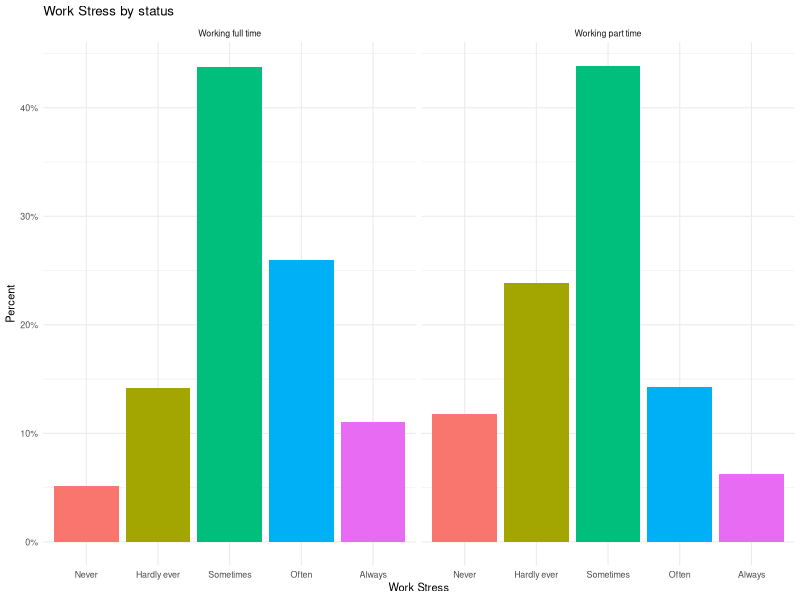
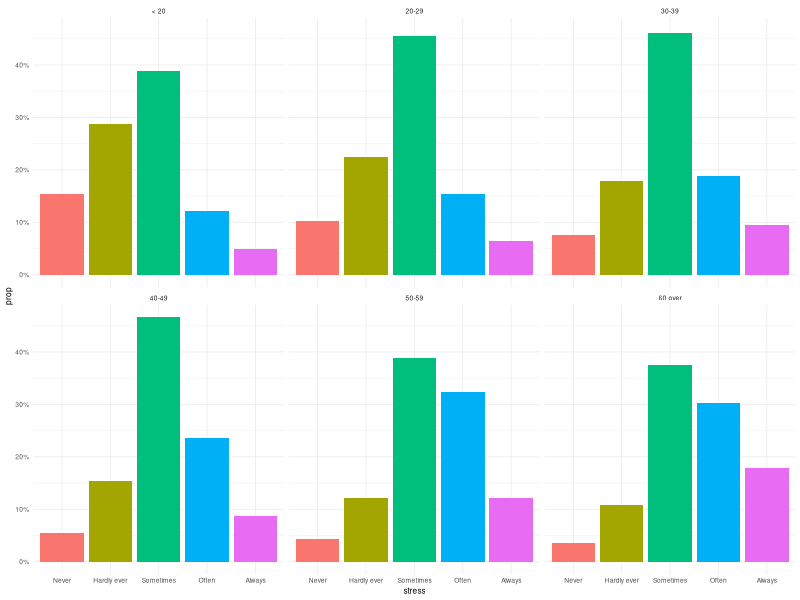
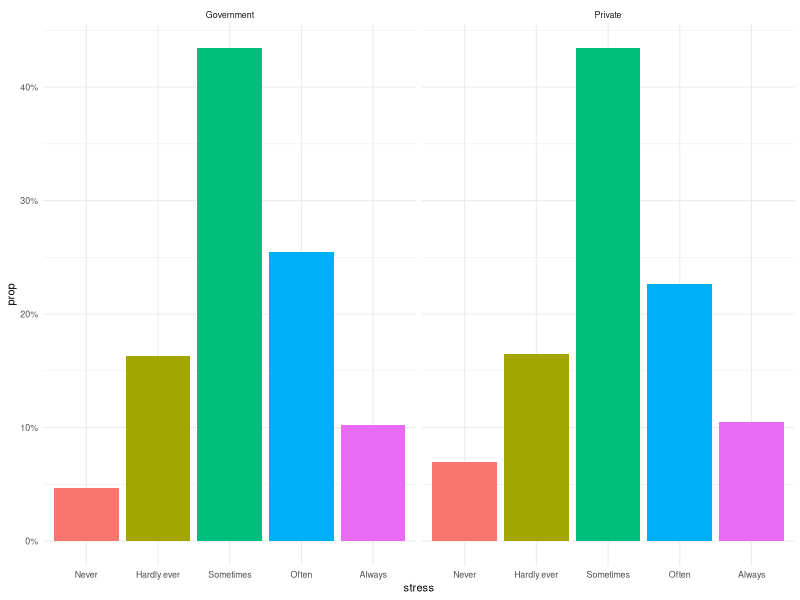
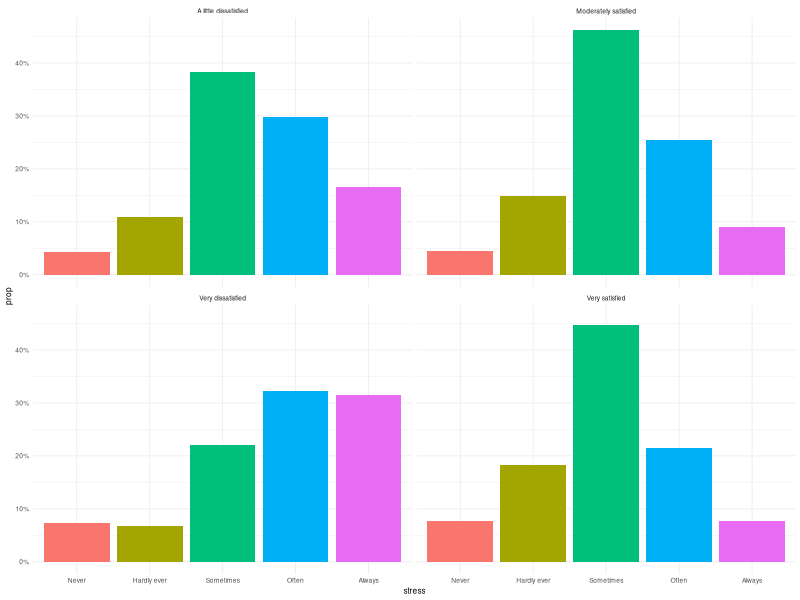

R code for these plots, in order:
## ---- chunk 1
#Load libraries
library(dplyr)
library(tidyverse)
library(readxl)
options(dplyr.summarise.inform = FALSE)
## ---- chunk 2
#| echo: false
#| message: false
#| label: fig-1
#| fig-cap: Work Stress by Job Status
#Load libraries
raw_data <- read_excel(here::here("inputs/data/GSS.xlsx"))
clean_data <- raw_data %>% 
  select(wrkstat, stress) %>% 
  filter(str_detect(stress, "Always|Often|Sometimes|Hardly ever|Never"),
         str_detect(wrkstat, "Working full time|Working part time"))

positions <- c("Never", "Hardly ever", "Sometimes", "Often", "Always")

clean_data %>% 
  ggplot(aes(group = wrkstat)) +
  geom_bar(aes(x=stress, y = ..prop.., fill=factor(..x..)))+
  labs(y = "Percent", fill="Work Stress", x = 'Work Stress', title = "Work Stress by status" ) +
  facet_wrap(~wrkstat) +
  scale_x_discrete(limits = positions) +
  scale_y_continuous(labels = scales::percent) +
  theme_minimal(base_size = 8) +
  theme(legend.position="none")
## ---- chunk 3
#| echo: false
#| message: false
#| label: fig-2
#| fig-cap: Work Stress by Work Hours
raw_data <- read_excel(here::here("inputs/data/GSS.xlsx"))
clean_data <- raw_data %>% 
  select(hrs1, stress) %>% 
  filter(!str_detect(hrs1, ".i|.y|.n|.d"), str_detect(stress, "Always|Often|Sometimes|Hardly ever|Never"))

clean_data <- clean_data %>% 
  mutate(range = case_when(
    hrs1 < 20 ~ '< 20',
    hrs1 >= 20 & hrs1 < 30 ~ '20-29',
    hrs1 >= 30 & hrs1 < 40 ~ '30-39',
    hrs1 >= 40 & hrs1 < 50 ~ '40-49',
    hrs1 >= 50 & hrs1 < 60 ~ '50-59',
    hrs1 >= 60 ~ '60 over'
  ))

positions <- c("Never", "Hardly ever", "Sometimes", "Often", "Always")

clean_data %>% 
  ggplot() +
  geom_bar(aes(x = stress,  y = ..prop.., group = range, fill=factor(..x..))) +
  scale_x_discrete(limits = positions) +
  scale_y_continuous(labels = scales::percent) +
  facet_wrap(~range) +
  theme_minimal(base_size = 6) +
  theme(legend.position="none")
## ---- chunk 4
#| echo: false
#| label: fig-3
#| fig-cap: Work Stress by Industry Sector
raw_data <- read_excel(here::here("inputs/data/GSS.xlsx"))
clean_data <- raw_data %>% 
  select(wrkgovt, stress) %>% 
  filter(str_detect(wrkgovt, "Government|Private"),
         str_detect(stress, "Always|Often|Sometimes|Hardly ever|Never"))


positions <- c("Never", "Hardly ever", "Sometimes", "Often", "Always")

clean_data %>% 
  ggplot() +
  geom_bar(aes(x = stress,  y = ..prop.., group = wrkgovt, fill=factor(..x..))) +
  scale_x_discrete(limits = positions) +
  scale_y_continuous(labels = scales::percent) +
  facet_wrap(~wrkgovt) +
  theme_minimal(base_size = 8) +
  theme(legend.position="none")
## ---- chunk 5
#| echo: false
#| label: fig-4
#| fig-cap: Work Stress by Job Satisfaction
raw_data <- read_excel(here::here("inputs/data/GSS.xlsx"))
clean_data <- raw_data %>% 
  select(satjob, stress) %>% 
  filter(str_detect(satjob, "Very satisfied|Moderately satisfied|A little dissatisfied|Very dissatisfied"),
         str_detect(stress, "Always|Often|Sometimes|Hardly ever|Never"))


positions <- c("Never", "Hardly ever", "Sometimes", "Often", "Always")

clean_data %>% 
  ggplot() +
  geom_bar(aes(x = stress,  y = ..prop.., group = satjob, fill=factor(..x..))) +
  scale_x_discrete(limits = positions) +
  scale_y_continuous(labels = scales::percent) +
  facet_wrap(~satjob) +
  theme_minimal(base_size = 6) +
  theme(legend.position="none")
